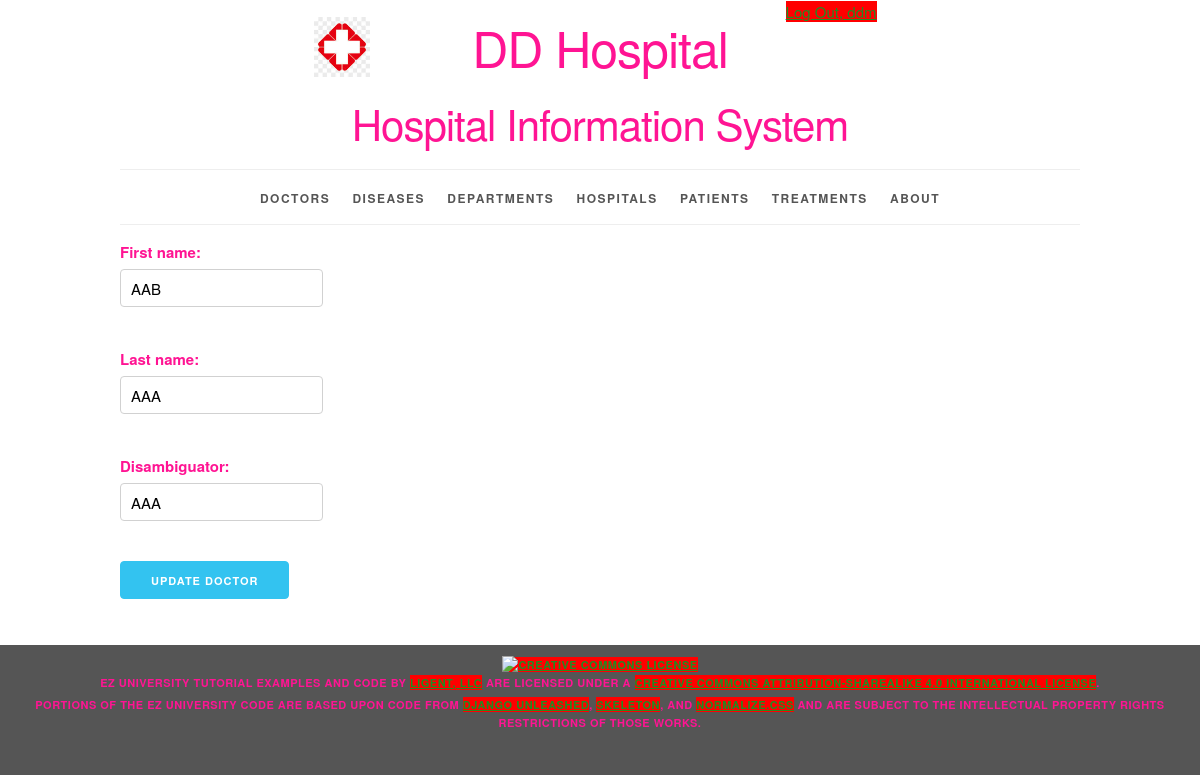
Page /doctor/256/update/ (signed in) on the committed database.
### sysinfo/models.py (models this page shows, shortened)
class Doctor(models.Model):
    doctor_id = models.AutoField(primary_key=True)
    first_name = models.CharField(max_length=45)
    last_name = models.CharField(max_length=45)
    disambiguator = models.CharField(max_length=45, blank=True, default='')
    def get_update_url(self):
        return reverse('sysinfo_doctor_update_urlpattern',
                       kwargs={'pk': self.pk}
                       )
    class Meta:
        ordering = ['last_name', 'first_name', 'disambiguator']
        constraints = [
            UniqueConstraint(fields=['last_name', 'first_name', 'disambiguator'],
                             name='unique_doctor')
        ]

### sysinfo/views.py (the view)
class DoctorUpdate(LoginRequiredMixin, PermissionRequiredMixin, UpdateView):
    form_class = DoctorForm
    model = Doctor
    template_name = 'sysinfo/doctor_form_update.html'
    permission_required = 'sysinfo.change_doctor'

### sysinfo/forms.py (shortened to what this page needs)
class DoctorForm(forms.ModelForm):
    class Meta:
        model = Doctor
        fields = '__all__'

### sysinfo/templates/sysinfo/doctor_form_update.html (shortened to what this page needs)
{% extends 'sysinfo/base.html' %}
{% block content %}
    <form
        action="{{ doctor.get_update_url }}"
        method="post">
        {{ form.as_p }}
        <button type="submit" class="button button-primary">Update Doctor</button>
    </form>
{% endblock %}

### sysinfo/templates/sysinfo/base.html (shortened to what this page needs)
{% load static %}
<!DOCTYPE html>
<html lang="en">
<head>
    <link rel="stylesheet" type="text/css"
          href="{% static 'sysinfo/normalize.css' %}">
    <link rel="stylesheet" type="text/css"
          href="{% static 'sysinfo/skeleton.css' %}">
    <link rel="stylesheet" type="text/css"
          href="{% static 'sysinfo/style.css' %}">
</head>
<body>
<div class="container">
    <div class="status row">
        <div class="offset-by-eight four columns">
            <ul class="inline">
                {% if user.is_authenticated %}
                    <li><a href="{% url 'logout_urlpattern' %}">
                        Log Out, {{ user.get_username }}</a></li>
                {% else %}
                    <li><a href="{% url 'login_urlpattern' %}">
                        Log In</a></li>
                {% endif %}
            </ul>
        </div>
    </div>
    <header class="row">
        <div class="offset-by-one ten columns">
            <h1 class="logo">DD Hospital</h1>
            <h2>Hospital Information System</h2>
        </div>
    </header>
    <nav>
        <ul>
            {% if perms.sysinfo.view_doctor %}
                <li>
                    <a href="{% url 'sysinfo_doctor_list_urlpattern' %}">
                        Doctors</a></li>
            {% endif %}
            {% if perms.sysinfo.view_disease %}
                <li>
                    <a href="{% url 'sysinfo_disease_list_urlpattern' %}">
                        Diseases</a></li>
            {% endif %}
            {% if perms.sysinfo.view_department %}
                <li>
                    <a href="{% url 'sysinfo_department_list_urlpattern' %}">
                        Departments</a></li>
            {% endif %}
            {% if perms.sysinfo.view_hospital %}
                <li>
                    <a href="{% url 'sysinfo_hospital_list_urlpattern' %}">
                        Hospitals</a></li>
            {% endif %}
            {% if perms.sysinfo.view_patient %}
                <li>
                    <a href="{% url 'sysinfo_patient_list_urlpattern' %}">
                        Patients</a></li>
            {% endif %}
            {% if perms.sysinfo.view_treatment %}
                <li>
                    <a href="{% url 'sysinfo_treatment_list_urlpattern' %}">
                        Treatments</a></li>
            {% endif %}
            <li>
                <a href="{% url 'about_urlpattern' %}">
                    About</a></li>
        </ul>
    </nav>
    <main>
        {% block content %}{% endblock %}
    </main>
</div>
<footer>
    <p>
        <a rel="license" href="http://creativecommons.org/licenses/by-sa/4.0/">
            <img alt="Creative Commons License" style="border-width:0"
                 src="https://i.creativecommons.org/l/by-sa/4.0/88x31.png"/>
        </a><br/><span property="dct:title">EZ University Tutorial Examples and Code</span>
        by
        <a href="https://www.ligent.net" property="cc:attributionName"
           rel="cc:attributionURL">Ligent, LLC</a> are licensed under a
        <a rel="license" href="http://creativecommons.org/licenses/by-sa/4.0/">Creative Commons Attribution-ShareAlike
            4.0 International License</a>.
    </p>
    <p>Portions of the EZ University code are based upon code from
        <a href="https://django-unleashed.com">Django Unleashed</a>,
        <a href="http://getskeleton.com/">Skeleton</a>, and
        <a href="https://necolas.github.io/normalize.css/">Normalize.css</a> and
        are subject to the intellectual property rights restrictions of those works.
    </p>
</footer>
</body>
</html>

### sysinfo/static/sysinfo/skeleton.css (style rules this page uses)
.container { position: relative; width: 100%; max-width: 960px; margin: 0 auto; padding: 0 20px; box-sizing: border-box; }
.column, .columns { width: 100%; float: left; box-sizing: border-box; }
@media (min-width: 400px) { .container { width: 85%; padding: 0; } }
@media (min-width: 550px) { .container { width: 80%; } }
@media (min-width: 550px) { .column, .columns { margin-left: 4%; } }
@media (min-width: 550px) { .column:first-child, .columns:first-child { margin-left: 0; } }
@media (min-width: 550px) { .four.columns { width: 30.6666666667%; } }
@media (min-width: 550px) { .ten.columns { width: 82.6666666667%; } }
@media (min-width: 550px) { .offset-by-one.column, .offset-by-one.columns { margin-left: 8.66666666667%; } }
@media (min-width: 550px) { .offset-by-eight.column, .offset-by-eight.columns { margin-left: 69.3333333333%; } }
html { font-size: 62.5%; }
body { font-size: 1.5em; line-height: 1.6; font-weight: 400; font-family: "Raleway", "HelveticaNeue", "Helvetica Neue", Helvetica, Arial, sans-serif; color: #FF1493; }
h1, h2, h3, h4, h5, h6 { margin-top: 0; margin-bottom: 2rem; font-weight: 300; }
h1 { font-size: 4.0rem; line-height: 1.2; letter-spacing: -.1rem; }
h2 { font-size: 3.6rem; line-height: 1.25; letter-spacing: -.1rem; }
@media (min-width: 550px) { h1 { font-size: 5.0rem; } }
@media (min-width: 550px) { h2 { font-size: 4.2rem; } }
p { margin-top: 0; }
a { color: #228B22; }
.button, button, input[type="submit"], input[type="reset"], input[type="button"] { display: inline-block; height: 38px; padding: 0 30px; color: #555; text-align: center; font-size: 11px; font-weight: 600; line-height: 38px; letter-spacing: .1rem; text-transform: uppercase; text-decoration: none; white-space: nowrap; background-color: #BDB76B; border-radius: 4px; border: 1px solid #bbb; cursor: pointer; box-sizing: border-box; }
.button.button-primary, button.button-primary, input[type="submit"].button-primary, input[type="reset"].button-primary, input[type="button"].button-primary { color: #FFF; background-color: #33C3F0; border-color: #33C3F0; }
input[type="email"], input[type="number"], input[type="search"], input[type="text"], input[type="tel"], input[type="url"], input[type="password"], textarea, select { height: 38px; padding: 6px 10px; background-color: #fff; border: 1px solid #D1D1D1; border-radius: 4px; box-shadow: none; box-sizing: border-box; }
input[type="email"], input[type="number"], input[type="search"], input[type="text"], input[type="tel"], input[type="url"], input[type="password"], textarea { -webkit-appearance: none; -moz-appearance: none; appearance: none; }
label, legend { display: block; margin-bottom: .5rem; font-weight: 600; }
ul { list-style: circle inside; }
ol, ul { padding-left: 0; margin-top: 0; }
li { margin-bottom: 1rem; }
button, .button { margin-bottom: 1rem; }
input, textarea, select, fieldset { margin-bottom: 1.5rem; }
pre, blockquote, dl, figure, table, p, ul, ol, form { margin-bottom: 2.5rem; }
.container:after, .row:after, .u-cf { content: ""; display: table; clear: both; }

### rows in the picture
Doctor: first_name "AAB", last_name "AAA", disambiguator "AAA"

### other values in the picture
{{ user.get_username }} "ddm"
